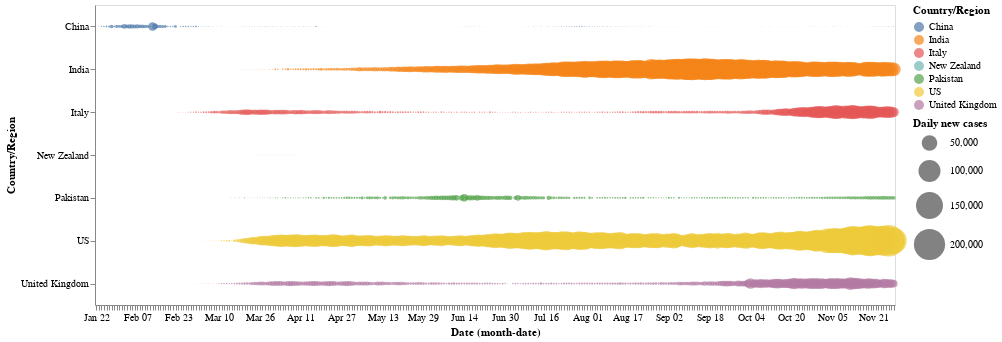

Here is the notebook cell this chart was saved with:
### Code cell
alt.Chart(selected_countries).mark_circle().encode(
    x='monthdate(Date):O',
    y='Country/Region',
    color='Country/Region',
    size=alt.Size('New cases:Q',
        scale=alt.Scale(range=[0, 1000]),
        legend=alt.Legend(title='Daily new cases')
    ) 
).properties(
    width=800,
    height=300
)

### Figure 1 — Vega-Lite specification as saved in the notebook (floating-point values rounded to 4 significant figures; data arrays with more than 128 entries replaced by an {"elided": "..."} marker saying what was removed)
{"config": {"view": {"continuousWidth": 400, "continuousHeight": 300}}, "data": {"name": "data-36a0f2224a75a0d17462cb2390f8fa9c"}, "mark": "circle", "encoding": {"color": {"type": "nominal", "field": "Country/Region"}, "size": {"type": "quantitative", "field": "New cases", "legend": {"title": "Daily new cases"}, "scale": {"range": [0, 1000]}}, "x": {"type": "ordinal", "field": "Date", "timeUnit": "monthdate"}, "y": {"type": "nominal", "field": "Country/Region"}}, "height": 300, "width": 800, "$schema": "https://vega.github.io/schema/vega-lite/v4.8.1.json", "datasets": {"data-36a0f2224a75a0d17462cb2390f8fa9c": {"elided": "2191 records"}}}
